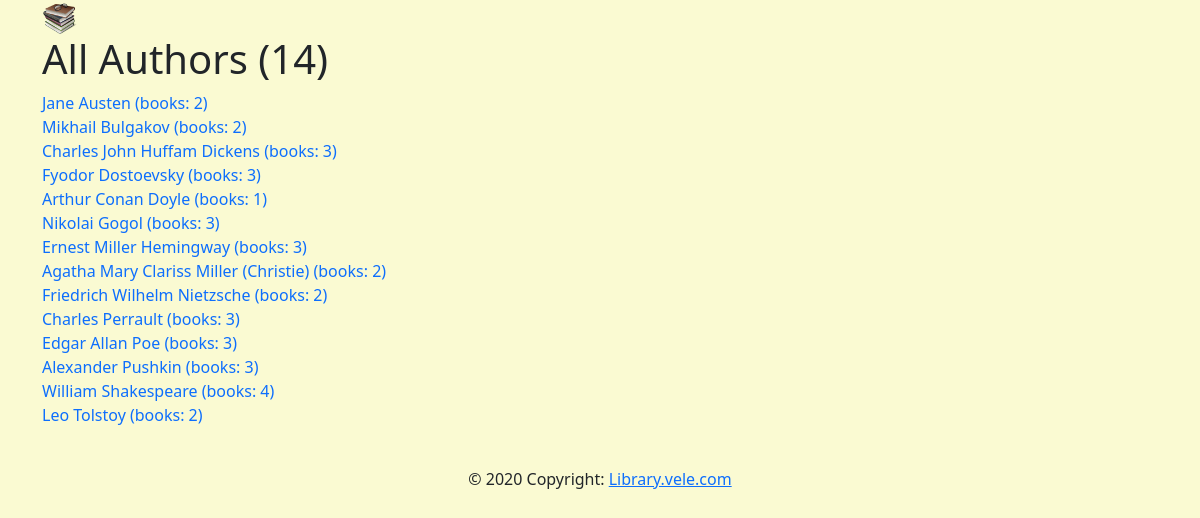
Page /lib/authors/ on the committed database.
### lib/models.py (models this page shows, shortened)
class Author(models.Model):
    first=models.CharField(max_length=50)
    last=models.CharField(max_length=50)
    year=models.IntegerField(default=0)
    img=models.URLField(blank=True, null=True)
    def __str__(self):
        return self.first+' '+self.last
    def get_absolute_url(self):
        return reverse('lib:author_detail', args=(self.id,))
    class Meta:
        ordering=["last"]

class Book(models.Model):
    title=models.CharField(max_length=50)
    author=models.ForeignKey(Author, on_delete=models.SET_NULL, null=True)
    summary=models.TextField(blank=True, null=True)
    genre=models.ManyToManyField(Genre)
    img = models.URLField(blank=True, null=True)
    class Meta:
        ordering=["title"]

### lib/views.py (the view)
# urls.py: path('authors/', views.author_list, name="author_list"),
def author_list(request):
    context={
        'authors': Author.objects.all(),
    }
    return render(request, 'lib/author_list.html', context)

### lib/templates/lib/author_list.html (shortened to what this page needs)
{% extends 'lib/base.html'  %}
{% load static %}
{% block content %}
<h1>All Authors ({{ authors|length }})</h1>
{% for author in authors %}
<a href="{{ author.get_absolute_url }}" class="text-decoration-none">{{ author }} (books: {{ author.book_set.all|length }})</a>
<br>
{% endfor %}
{% endblock %}

### rows in the picture
Author: first+last "Jane Austen", book_set.all|length "2"
Author: first+last "Mikhail Bulgakov", book_set.all|length "2"
Author: first+last "Charles John Huffam Dickens", book_set.all|length "3"
Author: first+last "Fyodor Dostoevsky", book_set.all|length "3"
Author: first+last "Arthur Conan Doyle", book_set.all|length "1"
Author: first+last "Nikolai Gogol", book_set.all|length "3"
Author: first+last "Ernest Miller Hemingway", book_set.all|length "3"
Author: first+last "Agatha Mary Clariss Miller (Christie)", book_set.all|length "2"
Author: first+last "Friedrich Wilhelm Nietzsche", book_set.all|length "2"
Author: first+last "Charles Perrault", book_set.all|length "3"
Author: first+last "Edgar Allan Poe", book_set.all|length "3"
Author: first+last "Alexander Pushkin", book_set.all|length "3"
Author: first+last "William Shakespeare", book_set.all|length "4"
Author: first+last "Leo Tolstoy", book_set.all|length "2"

### other values in the picture
{{ authors|length }} "14"
